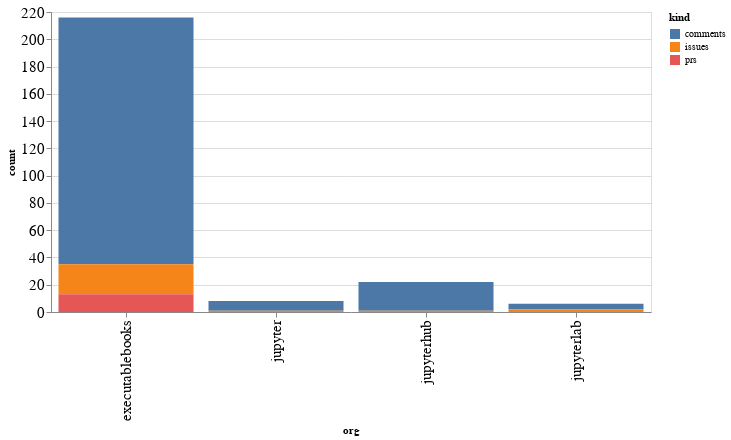

The notebook cell this image was saved under:
### Code cell
alt.Chart(org_summaries, width=600).mark_bar().encode(
    x='org',
    y='count',
    color='kind',
    tooltip="org"
)

### Figure 1 — Vega-Lite specification as saved in the notebook (floating-point values rounded to 4 significant figures)
{"config": {"axisLeft": {"labelFontSize": 15}, "axisBottom": {"labelFontSize": 15}}, "data": {"name": "data-e4672f8b5d1e9fd14e0de679ede854fa"}, "mark": "bar", "encoding": {"color": {"type": "nominal", "field": "kind"}, "tooltip": {"type": "nominal", "field": "org"}, "x": {"type": "nominal", "field": "org"}, "y": {"type": "quantitative", "field": "count"}}, "width": 600, "$schema": "https://vega.github.io/schema/vega-lite/v4.8.1.json", "datasets": {"data-e4672f8b5d1e9fd14e0de679ede854fa": [{"org": "executablebooks", "kind": "comments", "count": 181}, {"org": "executablebooks", "kind": "issues", "count": 22}, {"org": "executablebooks", "kind": "prs", "count": 13}, {"org": "jupyter", "kind": "comments", "count": 7}, {"org": "jupyter", "kind": "issues", "count": 1}, {"org": "jupyterhub", "kind": "comments", "count": 21}, {"org": "jupyterhub", "kind": "issues", "count": 1}, {"org": "jupyterlab", "kind": "comments", "count": 4}, {"org": "jupyterlab", "kind": "issues", "count": 2}]}}
